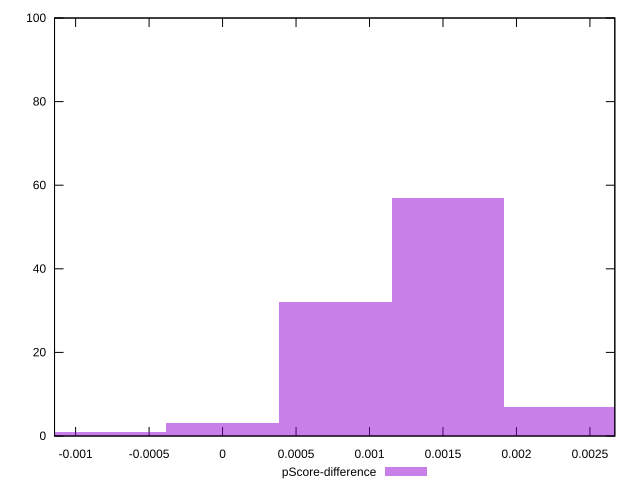

The gnuplot source for this figure:
reset

$pScoreDifference <<EOF
-0.0007667407951428417 1
0.0007667407951428417 32
0.0015334815902856833 57
0 3
0.0023002223854285252 7
EOF

set key outside below
set boxwidth 0.0007667407951428417
set xrange [-0.0011435287282660356:0.0026694451970593613]
set yrange [0:100]
set trange [0:100]
set style fill transparent solid 0.5 noborder
set terminal svg size 640, 490 enhanced background rgb 'white'
set output "reports/report_00031_2021-02-24T23-18-18.084Z/largest-contentful-paint/samples/astro/pScore-difference/histogram.svg"

plot $pScoreDifference title "pScore-difference" with boxes

reset
